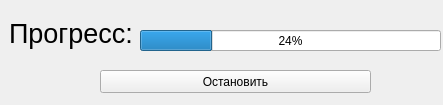
<?xml version="1.0" encoding="UTF-8"?>
<ui version="4.0">
 <class>Form</class>
 <widget class="QWidget" name="Form">
  <property name="geometry">
   <rect>
    <x>0</x>
    <y>0</y>
    <width>443</width>
    <height>105</height>
   </rect>
  </property>
  <property name="sizePolicy">
   <sizepolicy hsizetype="Fixed" vsizetype="Fixed">
    <horstretch>0</horstretch>
    <verstretch>0</verstretch>
   </sizepolicy>
  </property>
  <property name="minimumSize">
   <size>
    <width>443</width>
    <height>105</height>
   </size>
  </property>
  <property name="maximumSize">
   <size>
    <width>443</width>
    <height>105</height>
   </size>
  </property>
  <property name="windowTitle">
   <string>Загрузка папки с измерениями</string>
  </property>
  <widget class="QLabel" name="label">
   <property name="geometry">
    <rect>
     <x>9</x>
     <y>17</y>
     <width>122</width>
     <height>33</height>
    </rect>
   </property>
   <property name="font">
    <font>
     <pointsize>20</pointsize>
    </font>
   </property>
   <property name="text">
    <string>Прогресс:</string>
   </property>
  </widget>
  <widget class="QProgressBar" name="progressBar">
   <property name="geometry">
    <rect>
     <x>140</x>
     <y>30</y>
     <width>301</width>
     <height>21</height>
    </rect>
   </property>
   <property name="focusPolicy">
    <enum>Qt::TabFocus</enum>
   </property>
   <property name="value">
    <number>24</number>
   </property>
  </widget>
  <widget class="QPushButton" name="stopButton">
   <property name="geometry">
    <rect>
     <x>100</x>
     <y>70</y>
     <width>271</width>
     <height>23</height>
    </rect>
   </property>
   <property name="text">
    <string>Остановить</string>
   </property>
  </widget>
 </widget>
 <resources/>
 <connections/>
</ui>
